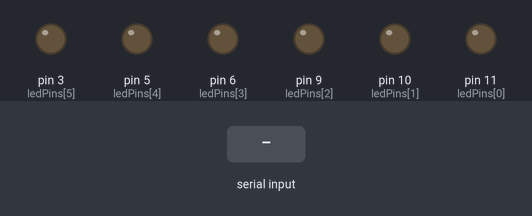
The sketch below on a simulated Arduino Uno, built with avr-gcc and run on an emulated ATmega328P. Parts: output pins drawn as LEDs (lit = HIGH). The inputs (shaded band) are chosen by the test bench.

Above: at 1.2 s.
1.3 s: "90,45\n" received over Serial
At 1.7 s:
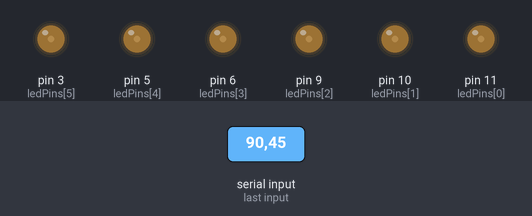
2.8 s: "30,150\n" received over Serial
At 4.0 s:
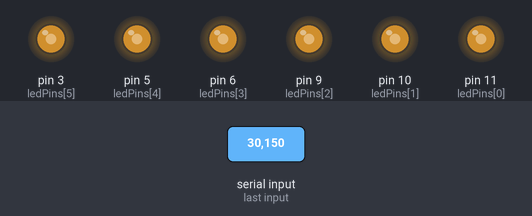
4.3 s: "90\n" received over Serial
At 5.2 s:
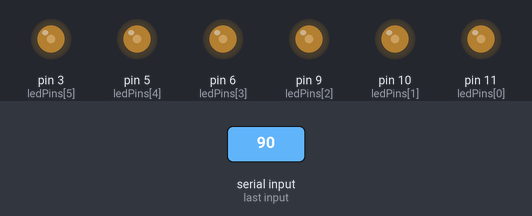
Timing chart, 0 to 7.3 s (numbered marks = the images above; inputs shaded):
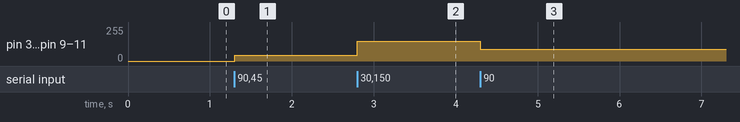

The sketch:

pyaudio.ino
```cpp
int ledPins[]={11,10,9,6,5,3};      // the pins that the LEDs are attached to
char nbuffer[3];
int received=0;
int brightness;
void setup()
{
  // initialize the serial communication:
  Serial.begin(115200);

  // initialize the ledPin as an output:
  for(int i=0;i<6;i++)
    pinMode(ledPins[i], OUTPUT);
  received = 0;
  nbuffer[received] = '\0';
}

void loop() {
  if (Serial.available()) {
       nbuffer[received]=Serial.read();
       received+=1;
  }
  if(received>2){
    brightness = atoi(nbuffer);
    //Serial.println(brightness);
    received=0;
  }
  for(int i=0;i<6;i++)
    analogWrite(ledPins[i], brightness);
}
```

Measured:
- after the input at 1.3 s, pin 3 (ledPins[5]), pin 5 (ledPins[4]), pin 6 (ledPins[3]), pin 9 (ledPins[2]), pin 10 (ledPins[1]), pin 11 (ledPins[0]): 0/255 → 45/255 at once
- after the input at 2.8 s, pin 3 (ledPins[5]), pin 5 (ledPins[4]), pin 6 (ledPins[3]), pin 9 (ledPins[2]), pin 10 (ledPins[1]), pin 11 (ledPins[0]): 45/255 → 150/255 at once
- after the input at 4.3 s, pin 3 (ledPins[5]), pin 5 (ledPins[4]), pin 6 (ledPins[3]), pin 9 (ledPins[2]), pin 10 (ledPins[1]), pin 11 (ledPins[0]): 150/255 → 90/255 at once
